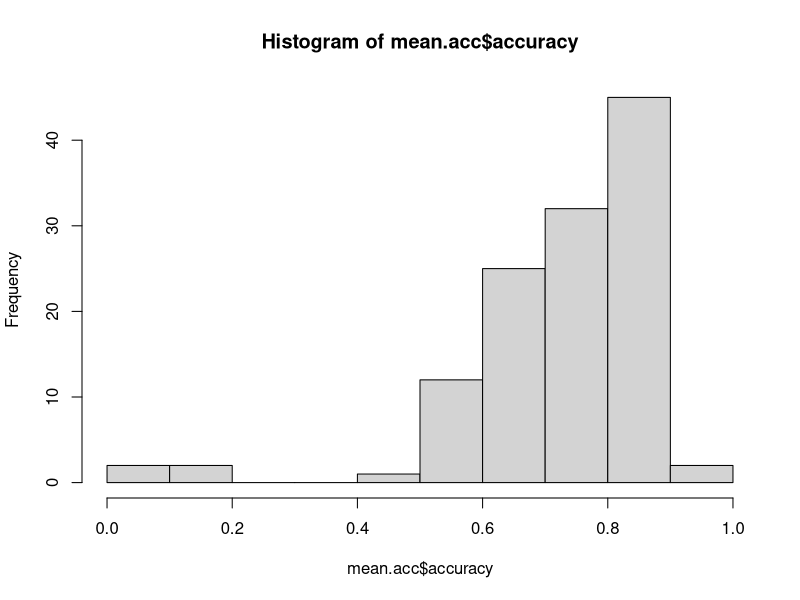
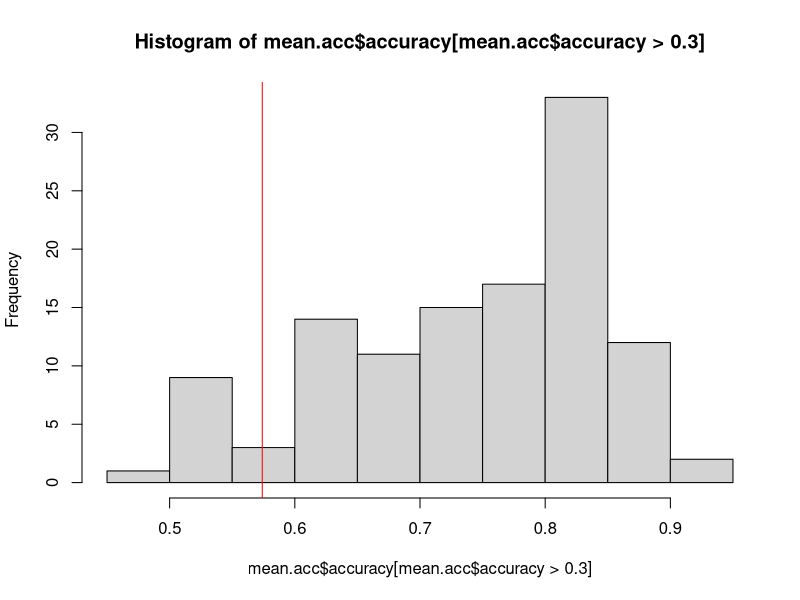

The R source for these figures, in order:
# #Scherer Study 1 Cleaning
# #This script deletes blank trials, 
# breaks the subjects into their individual experiments,
# and appends subject race.
# Curiously, 15 subjects seem to be missing.
# Input is WIT_study1_raw.txt
# Output is WIT_study1_refined.txt

library(plyr)
library(dplyr)

# data ingest
dat = read.delim(file = "./rawdata/WIT_study1_raw.txt")

# data cleaning
dat = dat %>% 
  filter(!is.na(SubTrial),
         !is.na(Probe.ACC))
dat = dat %>% 
  select(-ChunkList.Sample)

# Adjust subject ID to be distinct per condition
#"Condition 1" is black & white
#"Condition 2" is neutral & black
#"Condition 3" is neutral & white. Thus,
dat = dat %>% 
  mutate(Subject = Subject + ifelse(ExperimentName == "WIT_neutral_black", 100, 0),
         Subject = Subject + ifelse(ExperimentName == "WIT_neutral_white", 200, 0)) %>% 
  mutate(race = "white")

# label minority participants
minority = c(11, 12, 14, 15, 16, 20, 23, 29, 30, 31, 33, 34, 38, 39, 40, 47, 48,
             c(4, 15, 17, 32, 37, 40, 41, 43, 45) + 100, # Condition 2
             c(6, 14, 18, 20, 28, 32, 34) + 200 # Condition 3
)
dat$race[dat$Subject %in% minority] = "minority"


length(levels(as.factor(dat$Subject))) #121 subjects < (50 + 45 + 41 = 136)
#where are we missing dudes?
tapply(dat$Subject, dat$Subject, FUN=length) #we seem to be missing some subjects for some reason?
missing = c(7:9, 11:12, 34, 106:107, 111:112, 206:207, 210:212)
length(missing) #the mysteriously absent 15 subjects...
#We'll figure out the missing subjects later, I guess. 
#Let's see what the analysis looks like without them

# Exclude those participants who are not significantly better than chance
# not sure whether alpha = .05 or alpha = .01 (or any difference)

mean.acc = dat %>% 
  group_by(Subject) %>% 
  summarize(accuracy = mean(Probe.ACC, na.rm = T),
            trials = n())
# Are subjects with <20% accuracy performing reversed mapping, 
#  or are they not responding?
hist(mean.acc$accuracy)
# What's necessary accuracy for p < .01 above chance in 256 trials?
qbinom(.99, 256, .5, lower.tail = T)/256
# Must be 57.4% accurate to ride
hist(mean.acc$accuracy[mean.acc$accuracy > .3])
abline(v = .574, col = 'red')
bad = mean.acc$Subject[mean.acc$accuracy < .574]

# Filter out bad-accuracy subjects
dat = dat %>% 
  filter(!(Subject %in% bad))

# Filter out minority (black?) subjects
# TODO: Can I distinguish black from general minority status?
dat = dat %>%
  filter(race != "minority")

write.table(dat, file="clean_wit1.txt", sep="\t", row.names=F)

dat.acc <- dat %>% 
  filter(feedduration == 500) %>% 
  group_by(Subject, ExperimentName, mapping, Cue, Probe) %>% 
  summarize(Probe.ACC = mean(Probe.ACC))

write.table(dat.acc, file = "acc_wit1.txt", sep = "\t", row.names = F)

dat.rt <- dat %>% 
  filter(Probe.ACC == 1) %>% 
  group_by(Subject, ExperimentName, mapping, Cue, Probe) %>% 
  summarize(Probe.RT = mean(Probe.RT))

write.table(dat.rt, file = "rt_wit1.txt", sep = "\t", row.names = F)
